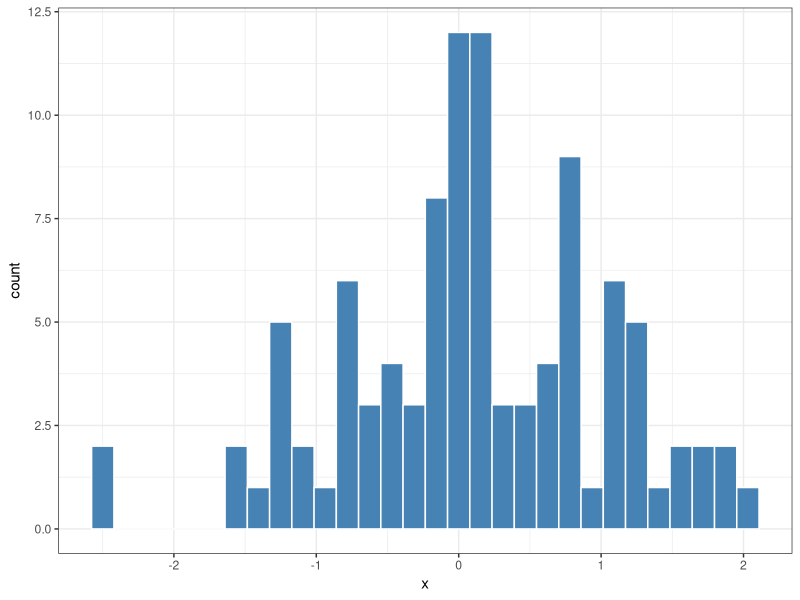

Write R code to recreate this figure.
## ---- chunk 1
#| label: intro_setup
#| echo: false

library(ggplot2)

## ---- chunk 2

set.seed(4321)

x <- rnorm(100)

ggplot() +
  geom_histogram(aes(x), 
                 colour = "white",
                 fill = "steelblue") +
  theme_bw()
